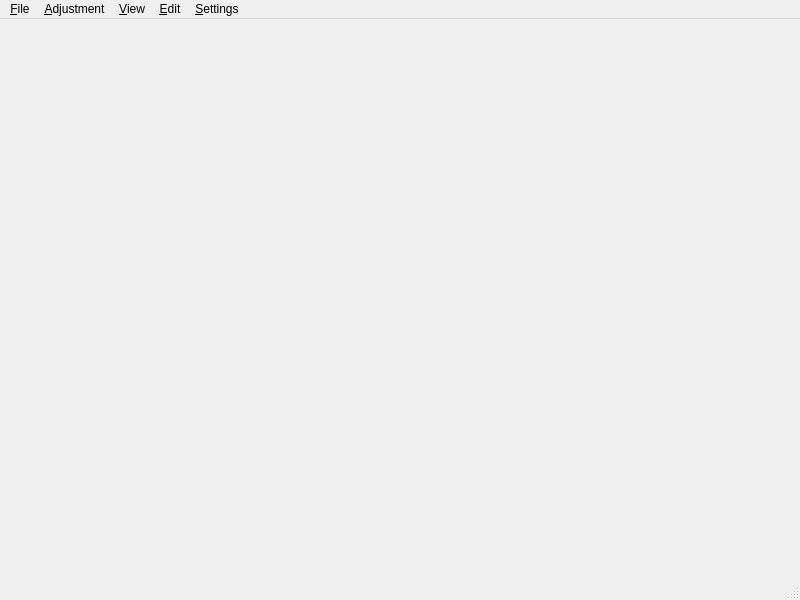
<?xml version="1.0" encoding="UTF-8"?>
<ui version="4.0">
 <class>NetworkAdjustmentPanel</class>
 <widget class="QMainWindow" name="NetworkAdjustmentPanel">
  <property name="geometry">
   <rect>
    <x>0</x>
    <y>0</y>
    <width>800</width>
    <height>600</height>
   </rect>
  </property>
  <property name="windowTitle">
   <string>MainWindow</string>
  </property>
  <widget class="QWidget" name="centralwidget">
   <layout class="QGridLayout" name="gridLayout"/>
  </widget>
  <widget class="QMenuBar" name="menubar">
   <property name="geometry">
    <rect>
     <x>0</x>
     <y>0</y>
     <width>800</width>
     <height>25</height>
    </rect>
   </property>
   <widget class="QMenu" name="menu_File">
    <property name="title">
     <string>&amp;File</string>
    </property>
    <addaction name="action_Save_into_database"/>
    <addaction name="actionSave_As"/>
    <addaction name="actionSave_as_SQL_file"/>
    <addaction name="separator"/>
    <addaction name="actionPrint"/>
    <addaction name="actionPrint_as_PDF"/>
    <addaction name="separator"/>
    <addaction name="actionSave_XML_adjustment_results"/>
    <addaction name="actionSave_adjustment_results_as_HTML_file"/>
    <addaction name="actionSave_adjustment_results_as_plain_text"/>
    <addaction name="actionSave_network_configuration_outline"/>
    <addaction name="separator"/>
    <addaction name="action_Close"/>
   </widget>
   <widget class="QMenu" name="menu_Adjustment">
    <property name="title">
     <string>&amp;Adjustment</string>
    </property>
    <addaction name="action_Run"/>
   </widget>
   <widget class="QMenu" name="menu_Settings">
    <property name="title">
     <string>&amp;Settings</string>
    </property>
    <addaction name="actionOutline_draw"/>
   </widget>
   <widget class="QMenu" name="menu_View">
    <property name="title">
     <string>&amp;View</string>
    </property>
   </widget>
   <widget class="QMenu" name="menu_Edit">
    <property name="title">
     <string>&amp;Edit</string>
    </property>
    <addaction name="actionParameters"/>
    <addaction name="action_Points"/>
    <addaction name="actionObservations"/>
   </widget>
   <addaction name="menu_File"/>
   <addaction name="menu_Adjustment"/>
   <addaction name="menu_View"/>
   <addaction name="menu_Edit"/>
   <addaction name="menu_Settings"/>
  </widget>
  <widget class="QStatusBar" name="statusbar"/>
  <action name="actionSave_XML_adjustment_results">
   <property name="text">
    <string>Save &amp;XML adjustment results</string>
   </property>
  </action>
  <action name="action_Close">
   <property name="text">
    <string>&amp;Close</string>
   </property>
  </action>
  <action name="actionSave_adjustment_results_as_plain_text">
   <property name="text">
    <string>Save adjustment results as plain &amp;text</string>
   </property>
  </action>
  <action name="actionSave_XML_network_configuration_input_file">
   <property name="text">
    <string>Save XML network configuration &amp;input file</string>
   </property>
  </action>
  <action name="action_Save_into_database">
   <property name="text">
    <string>&amp;Save</string>
   </property>
  </action>
  <action name="actionSave_as_SQL_file">
   <property name="text">
    <string>&amp;Export as SQL file</string>
   </property>
  </action>
  <action name="actionSave_As">
   <property name="text">
    <string>Save &amp;As ...</string>
   </property>
  </action>
  <action name="action_Run">
   <property name="text">
    <string>&amp;Run</string>
   </property>
  </action>
  <action name="actionSave_network_configuration_outline">
   <property name="text">
    <string>Save network configuration &amp;outline</string>
   </property>
  </action>
  <action name="actionOutline_draw">
   <property name="text">
    <string>Outline &amp;draw</string>
   </property>
  </action>
  <action name="action_Points">
   <property name="checkable">
    <bool>true</bool>
   </property>
   <property name="enabled">
    <bool>true</bool>
   </property>
   <property name="text">
    <string>&amp;Points</string>
   </property>
  </action>
  <action name="actionParameters">
   <property name="checkable">
    <bool>true</bool>
   </property>
   <property name="text">
    <string>Parameters</string>
   </property>
  </action>
  <action name="actionObservations">
   <property name="checkable">
    <bool>true</bool>
   </property>
   <property name="text">
    <string>Observations</string>
   </property>
  </action>
  <action name="actionPrint">
   <property name="enabled">
    <bool>false</bool>
   </property>
   <property name="text">
    <string>&amp;Print</string>
   </property>
  </action>
  <action name="actionPrint_as_PDF">
   <property name="enabled">
    <bool>false</bool>
   </property>
   <property name="text">
    <string>Print as PD&amp;F</string>
   </property>
  </action>
  <action name="actionSave_adjustment_results_as_HTML_file">
   <property name="enabled">
    <bool>true</bool>
   </property>
   <property name="text">
    <string>Save adjustment results as &amp;HTML file</string>
   </property>
  </action>
 </widget>
 <resources/>
 <connections/>
</ui>
